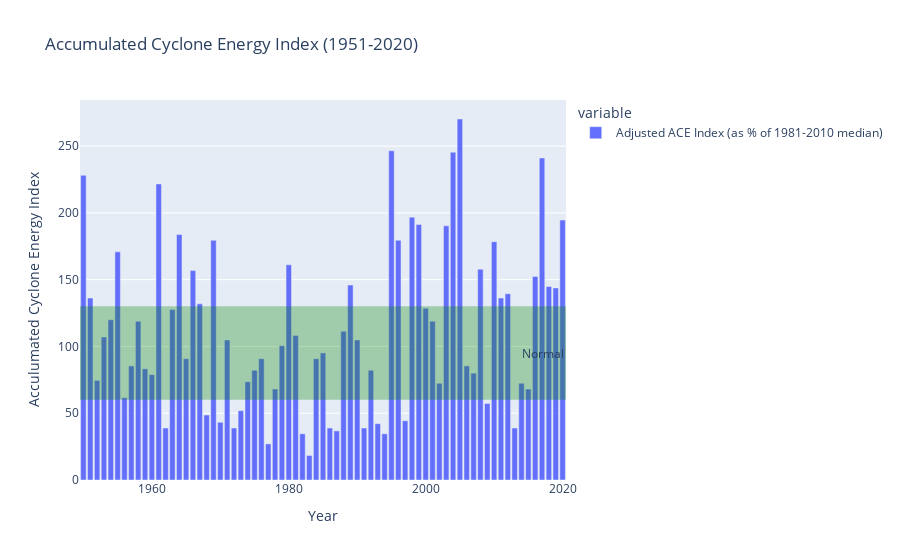

This figure's notebook cell:
### Code cell
fig = px.bar(ace_df, x='Year', y=['Adjusted ACE Index (as % of 1981-2010 median)'], 
        labels={'Year':'Year', 'value':'Acculumated Cyclone Energy Index'}, 
        title='Accumulated Cyclone Energy Index (1951-2020)') 
# fig.add_hline(y=60, line_color='red', line_dash='dash', annotation_text='Near<br>Normal', annotation_position='right')
fig.add_hrect(y0=60, y1=130, line_width=0, fillcolor="green", opacity=0.3, annotation_text='Normal', annotation_position='right')

fig.show()

### Figure 1 — Plotly figure (JSON) as saved in the notebook; plotly's stock layout.template omitted (floating-point values rounded to 4 significant figures)
{"data": [{"alignmentgroup": "True", "hovertemplate": "variable=Adjusted ACE Index (as % of 1981-2010 median)<br>Year=%{x}<br>Acculumated Cyclone Energy Index=%{y}<extra></extra>", "legendgroup": "Adjusted ACE Index (as % of 1981-2010 median)", "marker": {"color": "#636efa", "pattern": {"shape": ""}}, "name": "Adjusted ACE Index (as % of 1981-2010 median)", "offsetgroup": "Adjusted ACE Index (as % of 1981-2010 median)", "orientation": "v", "showlegend": true, "textposition": "auto", "type": "bar", "x": [1950, 1951, 1952, 1953, 1954, 1955, 1956, 1957, 1958, 1959, 1960, 1961, 1962, 1963, 1964, 1965, 1966, 1967, 1968, 1969, 1970, 1971, 1972, 1973, 1974, 1975, 1976, 1977, 1978, 1979, 1980, 1981, 1982, 1983, 1984, 1985, 1986, 1987, 1988, 1989, 1990, 1991, 1992, 1993, 1994, 1995, 1996, 1997, 1998, 1999, 2000, 2001, 2002, 2003, 2004, 2005, 2006, 2007, 2008, 2009, 2010, 2011, 2012, 2013, 2014, 2015, 2016, 2017, 2018, 2019, 2020], "xaxis": "x", "y": [228.1, 136.2, 74.59, 107.0, 120, 170.8, 61.62, 85.41, 118.9, 83.24, 78.92, 221.6, 38.92, 127.6, 183.8, 90.81, 156.8, 131.9, 48.65, 179.5, 43.24, 104.9, 38.92, 51.89, 73.51, 82.16, 90.81, 27.03, 68.11, 100.5, 161.1, 108.1, 34.59, 18.38, 90.81, 95.14, 38.92, 36.76, 111.4, 145.9, 104.9, 38.92, 82.16, 42.16, 34.59, 246.5, 179.5, 44.32, 196.8, 191.4, 128.6, 118.9, 72.43, 190.3, 245.4, 270.3, 85.41, 80, 157.8, 57.3, 178.4, 136.2, 139.5, 38.92, 72.43, 68.11, 152.4, 241.1, 144.9, 143.8, 194.6], "yaxis": "y"}], "layout": {"annotations": [{"showarrow": false, "text": "Normal", "x": 1, "xanchor": "right", "xref": "x domain", "y": 95, "yanchor": "middle", "yref": "y"}], "barmode": "relative", "legend": {"title": {"text": "variable"}, "tracegroupgap": 0}, "shapes": [{"fillcolor": "green", "line": {"width": 0}, "opacity": 0.3, "type": "rect", "x0": 0, "x1": 1, "xref": "x domain", "y0": 60, "y1": 130, "yref": "y"}], "title": {"text": "Accumulated Cyclone Energy Index (1951-2020)"}, "xaxis": {"anchor": "y", "domain": [0, 1], "title": {"text": "Year"}}, "yaxis": {"anchor": "x", "domain": [0, 1], "title": {"text": "Acculumated Cyclone Energy Index"}}}}
